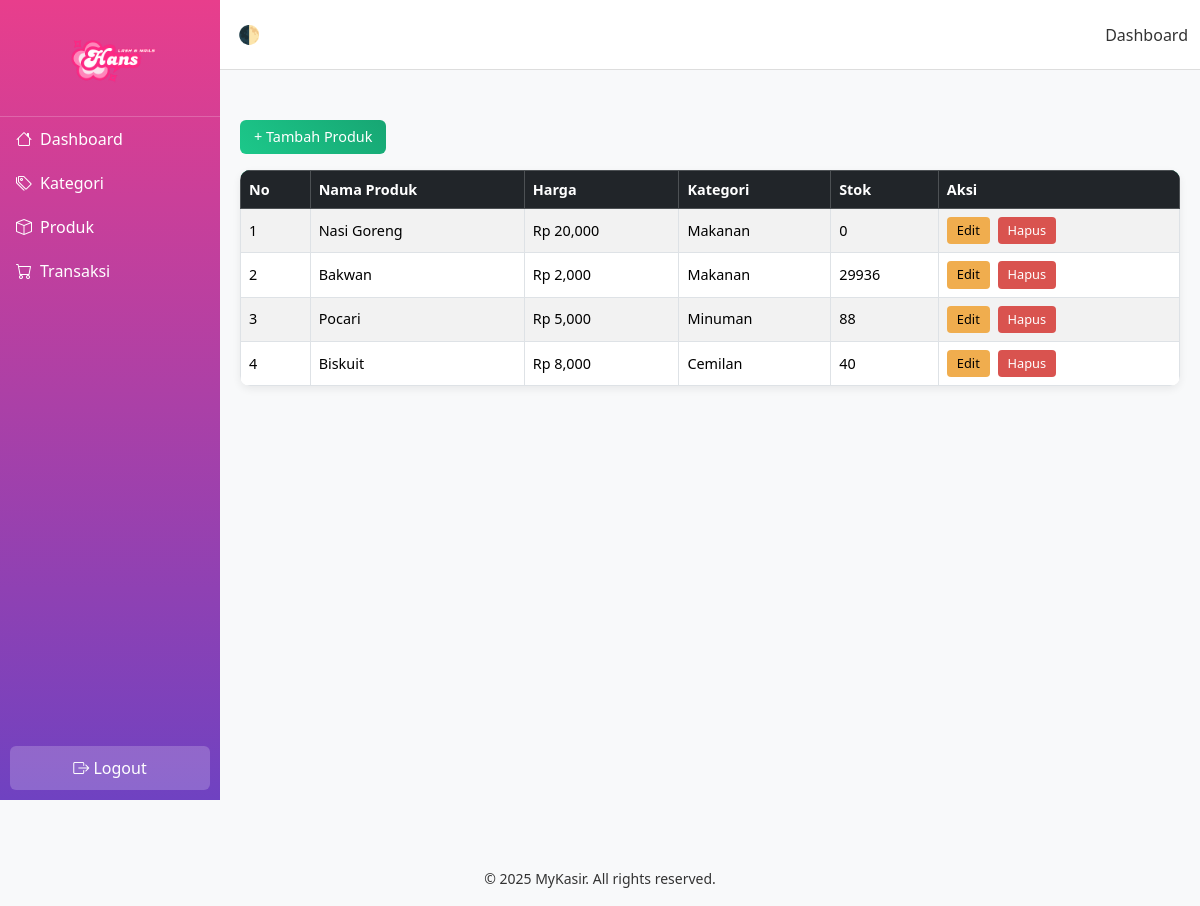
The app's page /service/menu/produk.php (signed in) with its own data.
### tables this page shows
CREATE TABLE `produk` (
  `id_produk` int(11) NOT NULL,
  `nama` varchar(100) DEFAULT NULL,
  `harga` decimal(10,2) DEFAULT NULL,
  `id_kategori` int(11) NOT NULL,
  `Stok` int(11) NOT NULL
);

CREATE TABLE `kategori` (
  `id_kategori` int(11) NOT NULL,
  `nama` varchar(100) DEFAULT NULL
);

### service/menu/produk.php (the view, shortened to what this page needs)
<?php
include '../nav/header.php';
include '../koneksi/database.php';
?>
<!DOCTYPE html>
<html lang="en">
<head>
    <link rel="stylesheet" href="../../css/produk.css">
</head>
</html>
<a href="../fitur/tambah_produk.php" class="btn btn-primary mb-3">+ Tambah Produk</a>
<?php
$result = $db->query("SELECT p.*, k.nama AS kategori FROM produk p JOIN kategori k ON p.id_kategori = k.id_kategori");
?>
<table class="table table-bordered table-striped">
    <thead class="table-dark">
        <tr>
            <th>No</th>
            <th>Nama Produk</th>
            <th>Harga</th>
            <th>Kategori</th>
            <th>Stok</th>
            <th>Aksi</th>
        </tr>
    </thead>
    <tbody>
        <?php $no=1; while($row = $result->fetch_assoc()): ?>
        <tr>
            <td><?= $no++; ?></td>
            <td><?= htmlspecialchars($row['nama']); ?></td>
            <td>Rp <?= number_format($row['harga']); ?></td>
            <td><?= htmlspecialchars($row['kategori']); ?></td>
            <td><?= htmlspecialchars($row['Stok']); ?></td>
            <td>
                <a href="../fitur/edit_produk.php?id=<?= $row['id_produk']; ?>" class="btn btn-sm btn-warning">Edit</a>
                <a href="../fitur/hapus_produk.php?id=<?= $row['id_produk']; ?>" class="btn btn-sm btn-danger">Hapus</a>
            </td>
        </tr>
        <?php endwhile; ?>
    </tbody>
</table>
<?php include '../nav/footer.php'; ?>

### service/nav/header.php (shortened to what this page needs)
<!DOCTYPE html>
<html lang="en">
<head>
  <link rel="stylesheet" href="https://cdn.jsdelivr.net/npm/bootstrap-icons@1.10.5/font/bootstrap-icons.css">
  <link rel="stylesheet" href="https://cdn.jsdelivr.net/npm/bootstrap@5.3.7/dist/css/bootstrap.min.css">
  <link rel="stylesheet" href="../../css/header.css">
</head>
<body>
<div class="sidebar d-flex flex-column" id="sidebar">
    <div class="logo">
        <img src="../../img/logo.png" alt="Logo" class="logo-img">
    </div>
    <a href="../menu/dashboard.php"><i class="bi bi-house"></i> <span>Dashboard</span></a>
    <a href="../menu/kategori.php"><i class="bi bi-tags"></i> <span>Kategori</span></a>
    <a href="../menu/produk.php"><i class="bi bi-box"></i> <span>Produk</span></a>
    <a href="../menu/transaksi.php"><i class="bi bi-cart"></i> <span>Transaksi</span></a>
    <form action="../logout.php" method="post" style="margin-top:auto; padding:10px;">
        <button type="submit" class="logout-btn"><i class="bi bi-box-arrow-right"></i> Logout</button>
    </form>
</div>
<div class="header">
    <button id="toggleDarkMode">🌓</button>
    <span class="header-title">Dashboard</span>
</div>
<div class="content">

### service/nav/footer.php (shortened to what this page needs)
    </div>
    <footer class="text-center py-3 mt-auto bg-light">
        <small>&copy; <?php echo date('Y'); ?> MyKasir. All rights reserved.</small>
    </footer>
</body>
</html>

### css/header.css (style rules this page uses)
body { overflow-x: hidden; background: #f8f9fa; font-family: 'Segoe UI', Tahoma, Geneva, Verdana, sans-serif; color: #333; transition: background 0.3s, color 0.3s; }
.sidebar { position: fixed; top: 0; left: 0; width: 220px; height: 100vh; background: linear-gradient(180deg, #e83e8c, #6f42c1); display: flex; flex-direction: column; }
.logo { text-align: center; padding: 8px; border-bottom: 1px solid rgba(255,255,255,0.2); }
.logo-img { max-width: 100px; height: auto; }
.sidebar a { color: #fff; padding: 10px 16px; text-decoration: none; display: flex; align-items: center; transition: background 0.3s; }
.sidebar a i { margin-right: 8px; }
.logout-btn { width: 100%; background: rgba(255,255,255,0.2); color: #fff; border: none; padding: 10px; border-radius: 6px; cursor: pointer; }
.header { position: fixed; top: 0; left: 220px; right: 0; height: 70px; background: #fff; border-bottom: 1px solid #ddd; display: flex; align-items: center; justify-content: space-between; padding: 0 12px; z-index: 100; transition: left 0.3s, background 0.3s, color 0.3s; }
.header button { background: none; border: none; font-size: 18px; cursor: pointer; color: #333; }
.content { margin-left: 220px; margin-top: 50px; padding: 20px; }

### css/produk.css (style rules this page uses)
.content { margin-left: 220px; padding: 70px 20px 30px 20px; background: #f8f9fa; min-height: 100vh; }
.btn-primary { background: linear-gradient(45deg, #1cc88a, #17a673); border: none; font-size: 0.9rem; padding: 6px 14px; }
.table { background: #fff; border-radius: 10px; overflow: hidden; box-shadow: 0 3px 8px rgba(0,0,0,0.07); }
.table th, .table td { vertical-align: middle !important; font-size: 0.9rem; }
.table-dark { background: linear-gradient(45deg, #1cc88a, #17a673); color: #fff; }
.btn-sm { padding: 4px 10px; font-size: 0.8rem; margin-right: 4px; }
.btn-warning { background-color: #f0ad4e; border: none; }
.btn-danger { background-color: #d9534f; border: none; }

### records on screen
produk: nama "Nasi Goreng", harga "20,000", id_kategori.nama "Makanan", Stok "0"
produk: nama "Bakwan", harga "2,000", id_kategori.nama "Makanan", Stok "29936"
produk: nama "Pocari", harga "5,000", id_kategori.nama "Minuman", Stok "88"
produk: nama "Biskuit", harga "8,000", id_kategori.nama "Cemilan", Stok "40"
